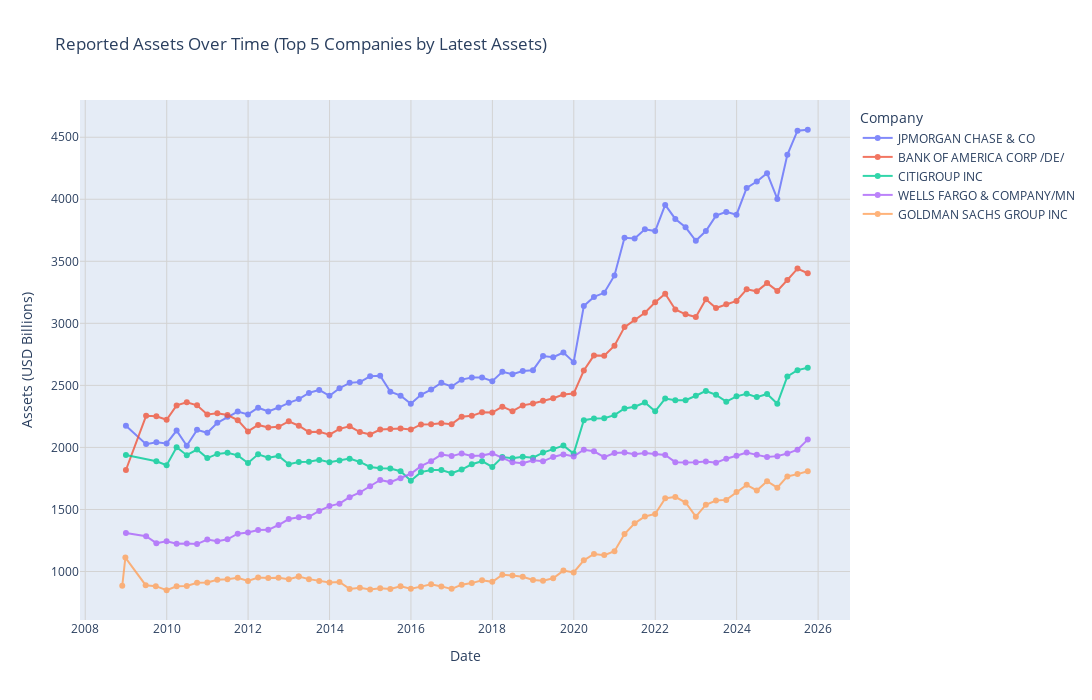

The code cell stored with this chart in its notebook:
### Code cell
import plotly.express as px

# Get the latest value per company to determine top companies
latest_values = df.sort_values('date').groupby('cik').last().sort_values('value', ascending=False)
print(f"Top {NUM_FILERS} companies by latest reported {CONCEPT_TITLE}:")
print(latest_values[['company', 'value']])
print(f"\nTotal unique CIKs: {df['cik'].nunique()}")

# Add value_billions to the full dataframe for plotting
df['value_billions'] = df['value'] / 1e9

# Create a mapping of company names to their latest values for sorting in legend
company_order = dict(zip(latest_values['company'], range(len(latest_values))))
df['company_sort'] = df['company'].map(company_order)

fig = px.line(
    df,
    x='date',
    y='value_billions',
    color='company',
    markers=True,
    title=f'Reported {CONCEPT_TITLE} Over Time (Top {NUM_FILERS} Companies by Latest {CONCEPT_TITLE})',
    labels={
        'date': 'Date',
        'value_billions': f'{CONCEPT_TITLE} ({MEASURE} Billions)',
        'company': 'Company'
    },
    hover_data={'cik': True, 'value_billions': ':.2f'},
    category_orders={'company': latest_values['company'].tolist()}
)

fig.update_layout(
    hovermode='closest',
    height=700,
    width=1200,
    legend=dict(
        yanchor="top",
        y=0.99,
        xanchor="left",
        x=1.01
    ),
    xaxis=dict(showgrid=True, gridcolor='lightgray'),
    yaxis=dict(showgrid=True, gridcolor='lightgray')
)

fig.update_traces(
    line=dict(width=2),
    marker=dict(size=6),
    opacity=0.8
)

fig.show()
